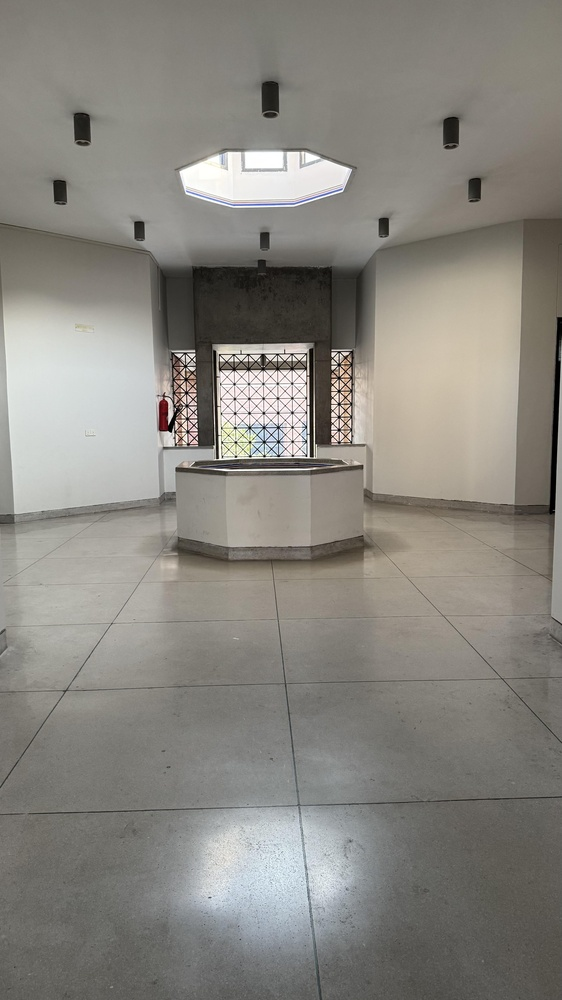
#> input picture converted_jpg/IMG_1.jpg, 562 x 1000 px, shrunk from 3213 x 5712 before the run, found by its file name; its folder holds only this picture in this run
$ jupyter execute --allow-errors 19.ipynb   (older library calls are emulated)
#> lines starting #> are read from the running program, lines starting #| are printed output that depends on the picture
[cell 1]
import matplotlib.pyplot as plt
import glob, os
import random
import numpy as np
from itertools import combinations
import matplotlib.pyplot as plt
from mpl_toolkits.mplot3d import Axes3D
import os
import cv2
import re

def natural_sort_key(s):
    return [int(t) if t.isdigit() else t.lower()
            for t in re.split(r'(\d+)', s)]
image_folder = "/Users/ibrahimanwar/Downloads/prep/converted_jpg"

image_paths = sorted(
    [os.path.join(image_folder, f)
     for f in os.listdir(image_folder)
     if f.lower().endswith((".jpg", ".jpeg", ".png", ".heic"))],
    key=natural_sort_key
)

print("Sorted image files:")
print([os.path.basename(p) for p in image_paths[:10]])
images = []
for path in image_paths:
    img = cv2.imread(path)
#> img is the input picture: shape (1000, 562, 3); mean B, G, R 127.7, 134, 136.7
    if img is not None:
        images.append(img)
num_show = min(10, len(images))
#> num_show = 1
first_images = images[:num_show]
#> first_images = 1 item

plt.figure(figsize=(15, 6))
for i, img in enumerate(first_images):
    plt.subplot(2, 5, i + 1)
    plt.imshow(cv2.cvtColor(img, cv2.COLOR_BGR2RGB))
    plt.axis('off')
    plt.title(os.path.basename(image_paths[i]))
#> this loop made 1 pass

plt.tight_layout()
plt.show()

[cell 2]
import os
import cv2
import numpy as np
import random
import matplotlib.pyplot as plt

output_dir = "converted_images_preprocessed"
os.makedirs(output_dir, exist_ok=True)
preprocessed_images = []

for idx, img in enumerate(images):

    gray = cv2.cvtColor(img, cv2.COLOR_BGR2GRAY)
    blur = cv2.GaussianBlur(gray, (5,5), 0)
    kernel = np.array([[0, -1, 0],
                       [-1, 5, -1],
                       [0, -1, 0]])
    sharp = cv2.filter2D(blur, -1, kernel)
    lap = cv2.Laplacian(blur, cv2.CV_64F)
    lap = cv2.convertScaleAbs(lap)
    enhanced = cv2.addWeighted(blur, 1.0, lap, 0.3, 0)
    final_img = enhanced
    preprocessed_images.append(final_img)
    save_path = os.path.join(output_dir, f"img_{idx:04d}.png")
    cv2.imwrite(save_path, final_img)
#> this loop made 1 pass
#> kernel on pass 1: [[0, -1, 0], [-1, 5, -1], [0, -1, 0]]
#> pass 1, `blur = cv2.GaussianBlur(gray, (5,5), 0)`:
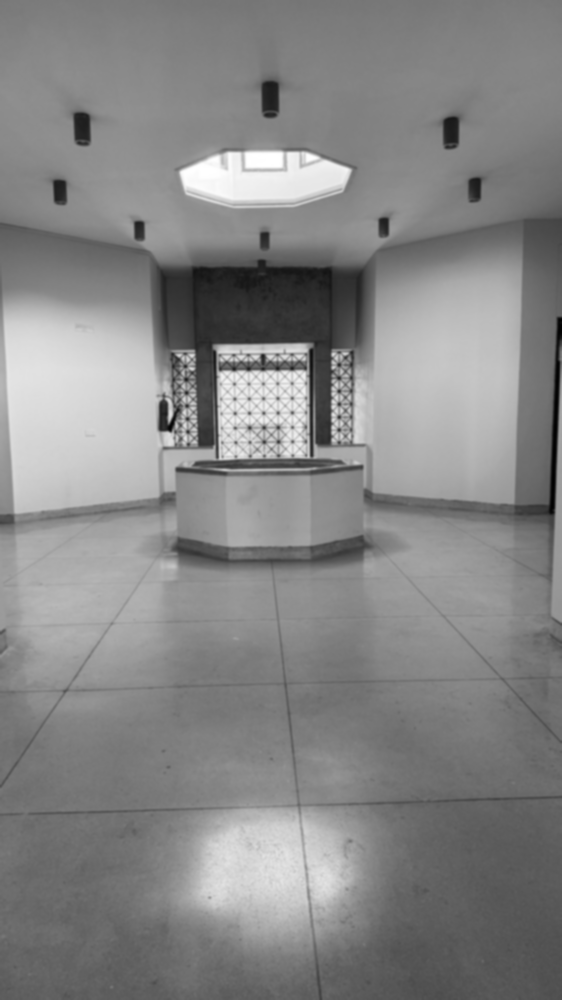
#> blur: shape (1000, 562); min 1, max 255, mean 134.1
#> pass 1, `lap = cv2.Laplacian(blur, cv2.CV_64F)`:
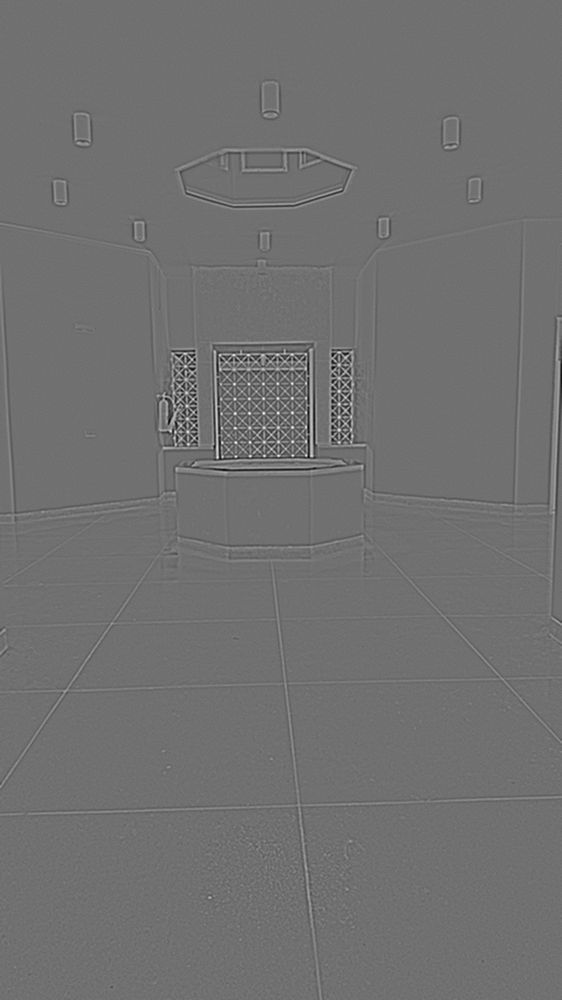
#> lap: shape (1000, 562) float64; min -76, max 96, mean 0; drawn with min black and max white
#> after the loop, preprocessed_images = 1 item

print(f"Saved {len(preprocessed_images)} images to: {output_dir}")
#| Saved 1 images to: converted_images_preprocessed
plt.figure(figsize=(15,6))
for i, img in enumerate(random.sample(preprocessed_images, min(10, len(preprocessed_images)))):
    plt.subplot(2,5,i+1)
    plt.imshow(img, cmap='gray')
    plt.axis('off')
    plt.title(f'image {i+1}')
plt.tight_layout()
plt.show()
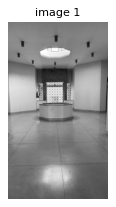
#> figure drawn by matplotlib, 1 panel

[cell 3]
import numpy as np
sift = cv2.SIFT_create()
keys = []
descriptors = []
for img in preprocessed_images:
    kp, des = sift.detectAndCompute(img, None)
    keys.append(kp)
    descriptors.append(des)
#> after the loop, descriptors = 1 item; keys = 1 item

bf = cv2.BFMatcher()
ratio_threshold = 0.85
pair_scores = []
for i, j in combinations(range(len(preprocessed_images)), 2):
    matches = bf.knnMatch(descriptors[i], descriptors[j], k=2)
    good_matches = []
    for m, n in matches:
        ratio = m.distance / n.distance
        if ratio < ratio_threshold:
            good_matches.append(m)
    pair_scores.append((i, j, len(matches), len(good_matches)))
#> this loop made 0 passes
#> after the loop, pair_scores = []

pair_scores.sort(key=lambda x: x[3], reverse=True)
best_pairs = pair_scores[:5]
#> best_pairs = []
for i, j, total_matches, lowe_matches in best_pairs:
    matches = bf.knnMatch(descriptors[i], descriptors[j], k=2)
    good_matches = []
    for m, n in matches:
        ratio = m.distance / n.distance
        if ratio < ratio_threshold:
            good_matches.append(m)
    good_matches = good_matches[:50]
    matched_img = cv2.drawMatches(images[i], keys[i],images[j], keys[j],good_matches, None, matchColor=(0,255,0))
    print(f"Image {i+1} ↔ Image {j+1}: Total matches = {total_matches}, Lowe's matches = {lowe_matches}")
    plt.figure(figsize=(12,6))
    plt.imshow(cv2.cvtColor(matched_img, cv2.COLOR_BGR2RGB))
    plt.title(f'Best Match: Image {i+1} ↔ Image {j+1}')
    plt.axis('off')
    plt.show()

[cell 4]
def disparity_score(i, j):
    matches = bf.knnMatch(descriptors[i], descriptors[j], k=2)
    good = [m for m,n in matches if m.distance < ratio_threshold * n.distance]
    if len(good) < 30:
        return 0
    pts1 = np.float32([keys[i][m.queryIdx].pt for m in good])
    pts2 = np.float32([keys[j][m.trainIdx].pt for m in good])
    return np.mean(np.linalg.norm(pts1 - pts2, axis=1))

geo_scores = []
for (i, j, _, _) in pair_scores[:20]:
    geo_scores.append((disparity_score(i, j), i, j))
#> after the loop, geo_scores = []

geo_scores.sort(reverse=True)
#> (the rest of this cell did not finish here and is left out)

[cell 5]
plt.figure(figsize=(8,8))
#> (the rest of this cell did not finish here and is left out)

[cell 6]
import subprocess
from PIL import Image, ExifTags
import numpy as np

def heic_to_jpg_sips(heic_path, out_path):
    subprocess.run(["sips", "-s", "format", "jpeg", heic_path, "--out", out_path])
#> (this line was passed over: subprocess is not available in this run)

def extract_focal_mm(val):
    if hasattr(val, "numerator") and hasattr(val, "denominator"):
        return val.numerator / val.denominator
    if isinstance(val, tuple) and len(val) == 2:
        return val[0] / val[1]
    return float(val)

def get_focal_length_px_jpg(img_path, sensor_width_mm=5.76):
    img = Image.open(img_path)
    exif = img._getexif()
    if exif is None:
        return None

    fx_mm = None
    for tag, val in exif.items():
        name = ExifTags.TAGS.get(tag)
        if name == "FocalLength":
            fx_mm = extract_focal_mm(val)
            break

    if fx_mm is None:
        return None

    width = img.size[0]
    fx_px = width * (fx_mm / sensor_width_mm)
    return fx_px

def get_intrinsics_from_heic(heic_path):
    jpg_path = heic_path.replace(".HEIC", "_temp_exif.jpg")
    heic_to_jpg_sips(heic_path, jpg_path)

    fx = get_focal_length_px_jpg(jpg_path)
    img = Image.open(jpg_path)
    W, H = img.size

    if fx is None:
        fx = 1900.0

    K = np.array([
        [fx, 0, W/2],
        [0, fx, H/2],
        [0,  0,   1]
    ], dtype=np.float64)

    return K, fx, W, H

heic_path = "/Users/ibrahimanwar/Downloads/prep/IMG_10.HEIC"
#> (the rest of this cell did not finish here and is left out)

[cell 7]
import xml.etree.ElementTree as ET
import numpy as np
import json

def parse_metashape_xml(xml_path, output_json="cameras.json"):
#> called with xml_path = 'camera_poses.xml', output_json = 'cameras.json'
    tree = ET.parse(xml_path)
#> (reads camera_poses.xml from the repository)
    root = tree.getroot()
    camera_list = []
    for cam in root.findall(".//camera"):
        label = cam.attrib.get("label")
        transform_node = cam.find("transform")

        if transform_node is None:
            continue
        values = list(map(float, transform_node.text.strip().split()))
        M = np.array(values).reshape(4,4)

        R = M[:3,:3]
        t = M[:3, 3]
        C = -R.T @ t

        camera_list.append({
            "image": label,
            "rotation": R.tolist(),
            "translation": t.tolist(),
            "center": C.tolist()
        })
#> this loop made 26 passes
#> (label, t, C) on passes 1 to 11: ('img_0000', [-1.45, 0.193, 0.0516], [0.876, 0.0128, 1.17]), ('img_0001', [1.03, -0.604, 0.526], [-1.16, -0.6, -0.0258]), ('img_0002', [2.31, -0.405, -0.926], [-1.96, -0.398, -1.55]), ('img_0003', [3.93, -0.219, -1.05], [-3.96, -0.718, 0.583]), ('img_0004', [-0.425, 1.68, -5.65], [5.81, -0.445, 0.985]), ('img_0005', [5.11, 0.026, -2.2], [-3.84, -1.59, 3.7]), ('img_0006', [4.86, 0.221, -3.7], [-1.56, -1.74, 5.65]), ('img_0007', [4.92, 1.79, -0.967], [-5.26, 0.825, 0.161]), ('img_0008', [2.37, -0.427, -1.27], [-2.03, -0.437, -1.77]), ('img_0009', [4.07, -0.253, -1.35], [-4.17, -0.827, 0.672]), ('img_0010', [3.99, -0.285, -1.39], [-4.06, -0.987, 0.672])
#> label on passes 12, 13, 16, 17, 18: 'img_0011', 'img_0012', 'img_0015', 'img_0016', 'img_0017'
#> after the loop, camera_list = 21 items

    out = {"cameras": camera_list}

    with open(output_json, "w") as f:
        json.dump(out, f, indent=2)

    print(f"Saved {len(camera_list)} cameras to {output_json}!")
#| Saved 21 cameras to cameras.json!

parse_metashape_xml("camera_poses.xml", "cameras.json")

[cell 8]
import numpy as np
import open3d as o3d

def load_obj_pointcloud(path):
    points = []
    colors = []
    with open(path, 'r') as f:
        for line in f:
            if line.startswith('v '):
                parts = line.strip().split()
                if len(parts) >= 4:
                    x, y, z = map(float, parts[1:4])
                    points.append([x, y, z])
                if len(parts) == 7:
                    r, g, b = map(float, parts[4:7])
                    colors.append([r/255, g/255, b/255])
    points = np.array(points)
    if len(colors) == len(points):
        colors = np.array(colors)
    else:
        colors = None
    return points, colors

obj_path = "final_phase3_pointcloud_i.obj"
ply_path = "cleaned_final_cloud.ply"

#> (the rest of this cell did not finish here and is left out)

[cell 9]
import json

def build_viewgraph(cameras_json, output="viewgraph.json"):
#> called with cameras_json = 'cameras.json', output = 'viewgraph.json'
    with open(cameras_json, 'r') as f:
        cams = json.load(f)["cameras"]

    edges = []
    n = len(cams)
    for i in range(n - 1):
        edges.append([i, i+1])

    with open(output, "w") as f:
        json.dump({"edges": edges}, f, indent=2)

    print("saved", output)

build_viewgraph("cameras.json")
